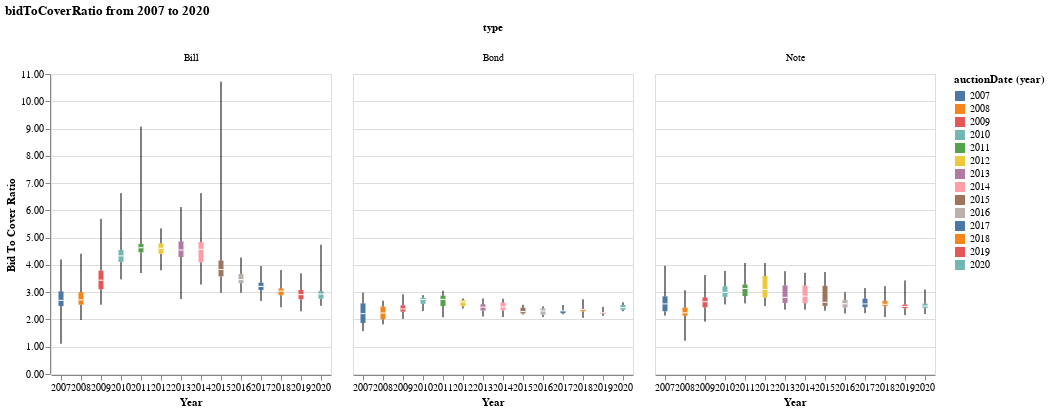

Notebook code cell kept with this figure:
### Code cell
# Y -> bidToCover
# X -> Year
# X2 -> Instrument

def doBoxWhiskerFacet(df, metric="bidToCoverRatio", title="Bid To Cover Ratio", instruments=['Note', 'Bill', 'Bond']):
    lower_box = 'q1({}):Q'.format(metric)
    lower_whisker = 'min({}):Q'.format(metric)
    upper_box = 'q3({}):Q'.format(metric)
    upper_whisker = 'max({}):Q'.format(metric)
    middle_tick = 'median({}):Q'.format(metric)
    x_axis = 'year(auctionDate):N'

    chart_df = df[df.type.isin(instruments)].copy()

    # Compose each layer individually
    lower_plot = alt.Chart().mark_rule().encode(
        alt.Y(lower_whisker, axis=alt.Axis(title=title, format='.2f')),
        alt.Y2(lower_box),
        alt.X(x_axis, axis=alt.Axis(title="Year", labelAngle=0, labelOverlap="greedy")),
    )

    middle_plot = alt.Chart().mark_bar(size=5.0).encode(
        alt.Y(lower_box),
        alt.Y2(upper_box),
        alt.X(x_axis),
        alt.Color(x_axis)
    )

    upper_plot = alt.Chart().mark_rule().encode(
        alt.Y(upper_whisker),
        alt.Y2(upper_box),
        alt.X(x_axis)
    )

    middle_tick_plot = alt.Chart().mark_tick(
        color='white',
        size=5.0
    ).encode(
        alt.Y(middle_tick),
        alt.X(x_axis)
    )

    box_and_whisker = lower_plot + middle_plot + upper_plot + middle_tick_plot

    return box_and_whisker.facet(column='type:O', data=chart_df, title=None).properties(
        title="{0} from {1} to {2}".format(metric, df.auctionDate.min()[:4], df.auctionDate.max()[:4])
    )

c = doBoxWhiskerFacet(df)
c.save('us-treasury-auctions.png')
c.display()

### Figure 1 — Vega-Lite specification as saved in the notebook (floating-point values rounded to 4 significant figures; data arrays with more than 128 entries replaced by an {"elided": "..."} marker saying what was removed)
{"config": {"view": {"continuousWidth": 400, "continuousHeight": 300}}, "data": {"name": "data-9c92cc6fd7a760d0d8bad0ea4bb8b1a3"}, "facet": {"column": {"type": "ordinal", "field": "type"}}, "spec": {"layer": [{"mark": "rule", "encoding": {"x": {"type": "nominal", "axis": {"labelAngle": 0, "labelOverlap": "greedy", "title": "Year"}, "field": "auctionDate", "timeUnit": "year"}, "y": {"type": "quantitative", "aggregate": "min", "axis": {"format": ".2f", "title": "Bid To Cover Ratio"}, "field": "bidToCoverRatio"}, "y2": {"aggregate": "q1", "field": "bidToCoverRatio"}}}, {"mark": {"type": "bar", "size": 5.0}, "encoding": {"color": {"type": "nominal", "field": "auctionDate", "timeUnit": "year"}, "x": {"type": "nominal", "field": "auctionDate", "timeUnit": "year"}, "y": {"type": "quantitative", "aggregate": "q1", "field": "bidToCoverRatio"}, "y2": {"aggregate": "q3", "field": "bidToCoverRatio"}}}, {"mark": "rule", "encoding": {"x": {"type": "nominal", "field": "auctionDate", "timeUnit": "year"}, "y": {"type": "quantitative", "aggregate": "max", "field": "bidToCoverRatio"}, "y2": {"aggregate": "q3", "field": "bidToCoverRatio"}}}, {"mark": {"type": "tick", "color": "white", "size": 5.0}, "encoding": {"x": {"type": "nominal", "field": "auctionDate", "timeUnit": "year"}, "y": {"type": "quantitative", "aggregate": "median", "field": "bidToCoverRatio"}}}]}, "title": "bidToCoverRatio from 2007 to 2020", "$schema": "https://vega.github.io/schema/vega-lite/v4.8.1.json", "datasets": {"data-9c92cc6fd7a760d0d8bad0ea4bb8b1a3": {"elided": "3283 records"}}}
